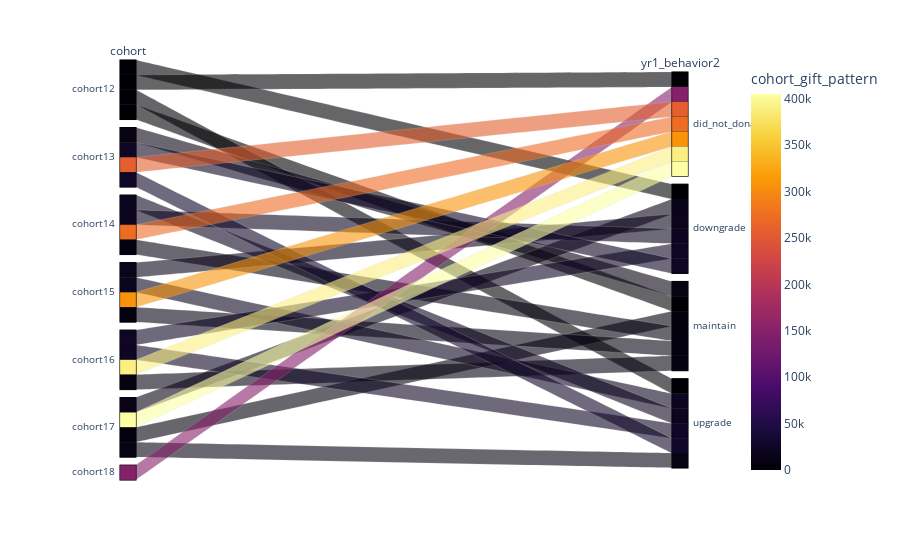

The notebook cell saved with this chart:
### Code cell
df=donations.groupby(['cohort', 'yr1_behavior2'
                 #'yr3_behavior2', 'yr4_behavior2'
                ]).count().reset_index()
fig = px.parallel_categories(df, dimensions=['cohort', 'yr1_behavior2'],
                color="cohort_gift_pattern", color_continuous_scale=px.colors.sequential.Inferno,
                labels={'sex':'Payer sex', 'smoker':'Smokers at the table', 'day':'Day of week'})
fig.show()

### Figure 1 — Plotly figure (JSON) as saved in the notebook; plotly's stock layout.template omitted (floating-point values rounded to 4 significant figures)
{"data": [{"dimensions": [{"label": "cohort", "values": ["cohort12", "cohort12", "cohort12", "cohort12", "cohort13", "cohort13", "cohort13", "cohort13", "cohort14", "cohort14", "cohort14", "cohort14", "cohort15", "cohort15", "cohort15", "cohort15", "cohort16", "cohort16", "cohort16", "cohort16", "cohort17", "cohort17", "cohort17", "cohort17", "cohort18"]}, {"label": "yr1_behavior2", "values": ["did_not_donate", "downgrade", "maintain", "upgrade", "did_not_donate", "downgrade", "maintain", "upgrade", "did_not_donate", "downgrade", "maintain", "upgrade", "did_not_donate", "downgrade", "maintain", "upgrade", "did_not_donate", "downgrade", "maintain", "upgrade", "did_not_donate", "downgrade", "maintain", "upgrade", "did_not_donate"]}], "domain": {"x": [0, 1], "y": [0, 1]}, "line": {"color": [108, 10, 5, 18, 257939, 23847, 11171, 27112, 272006, 20407, 8085, 20175, 309059, 17217, 8719, 20142, 389060, 22740, 9951, 23847, 405001, 14423, 5578, 9989, 147945], "coloraxis": "coloraxis"}, "name": "", "type": "parcats"}], "layout": {"coloraxis": {"colorbar": {"title": {"text": "cohort_gift_pattern"}}, "colorscale": [[0, "#000004"], [0.1111, "#1b0c41"], [0.2222, "#4a0c6b"], [0.3333, "#781c6d"], [0.4444, "#a52c60"], [0.5556, "#cf4446"], [0.6667, "#ed6925"], [0.7778, "#fb9b06"], [0.8889, "#f7d13d"], [1, "#fcffa4"]]}, "legend": {"tracegroupgap": 0}, "margin": {"t": 60}}}
